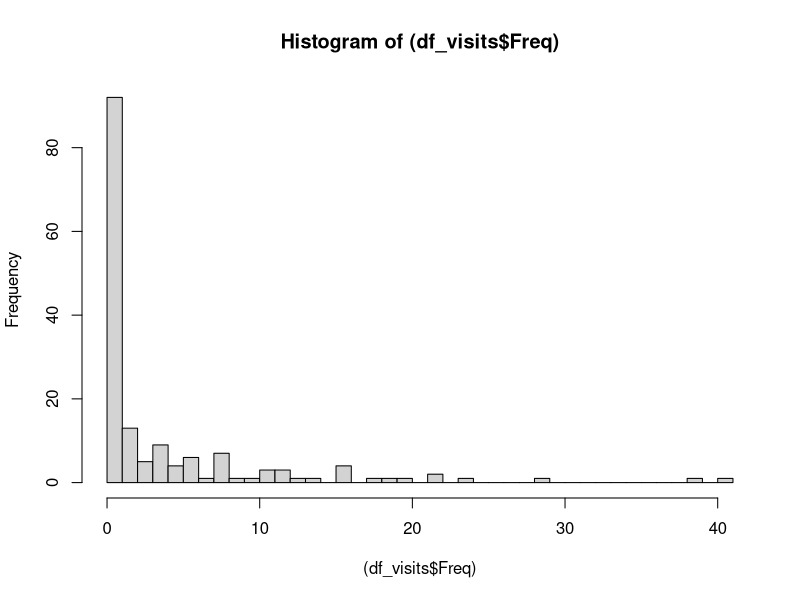
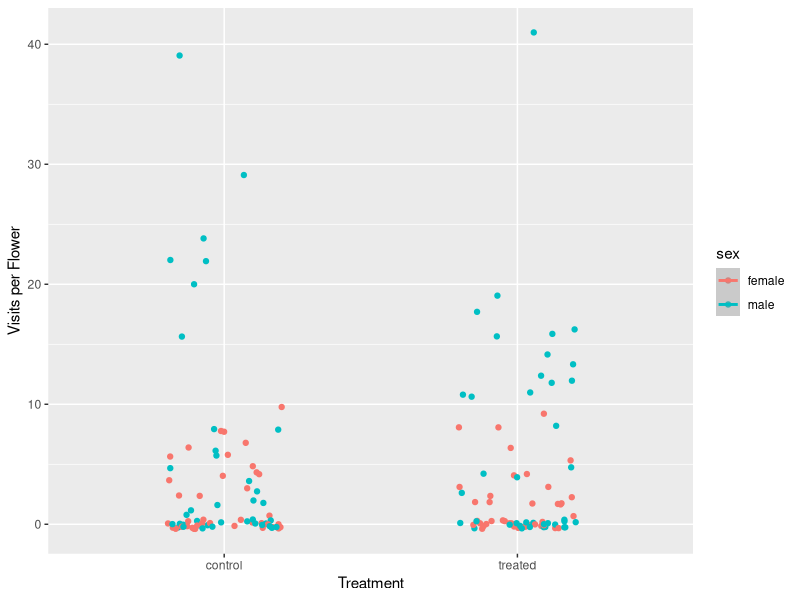
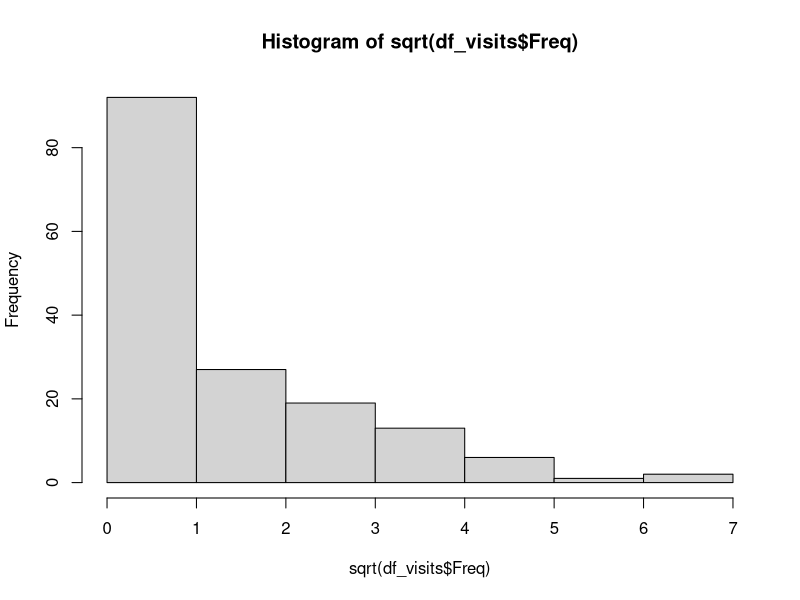

Here is the R script that generated these plots, in order: (Note: this script raises an error after producing the figures.)
### Looking at sex based responses to predators
library(ggplot2)
library(lme4)

#Load ambush bug data####
bugs<-read.csv("./Ambush_032715.csv",stringsAsFactors = F)

str(bugs)
#levels(abugs$Treatment)
#levels(abugs$Block)
#levels(abugs$Genus)
#levels(abugs$gender)
#levels(abugs$land)

#View(bugs)s

bugs[,c(1:3)] <- lapply(bugs[,c(1:3)], factor)

str(bugs)



### Think about flower as unit of replication 

df_visits <- as.data.frame(xtabs( (duration.s.>0) ~ Flower + sex + Treatment + Block, data = bugs[bugs$Genus == "Melissodes",]))

str(df_visits)

hist((df_visits$Freq),breaks = 30)

ggplot(data = df_visits, aes(x = Treatment, y = Freq, color = sex)) +
  geom_point(position = position_jitter(width = .2)) +
  geom_smooth(method = "glm", method.args = list(family = "Binomial")) +
  ylab("Visits per Flower")


hist( sqrt(df_visits$Freq))

slm1 <- lm(formula = sqrt(Freq) ~ sex + Treatment + sex*Treatment,data = df_visits)

plot(lm1)
anova(lm1)


lm2 <- lm(formula = sqrt(Freq) ~ sex + Treatment, data = df_visits)

anova(lm2)

plot.design(sqrt(Freq) ~ sex + Treatment, data = df_visits)

## Proportion Landing
str(bugs)

df_land <- as.data.frame(xtabs( land == "yes" ~ Flower + sex + Treatment + Block, data = bugs[bugs$Genus == "Melissodes",]))

str(df_land)

df_land$visits <- df_visits$Freq

df_land$Proportion <- NA

df_land[df_land$visits != 0,7] <- df_land[df_land$visits != 0,5]/df_land[df_land$visits != 0,6]

head(df_land)

ggplot(data = df_land,aes(y = Proportion, x = Treatment)) +
  geom_violin() +
  geom_point(position = position_jitter(.2)) +
  ylab("Proportion Landed") +
  facet_wrap(~sex)

#pollen

str(bugs)

df_pollen <- as.data.frame(xtabs( pollen == "yes" ~ Flower + sex + Treatment + Block, data = bugs[bugs$Genus == "Melissodes",]))

str(df_pollen)

df_pollen$land <- df_land$Freq

df_pollen$Proportion <- NA

df_pollen[df_pollen$land != 0,7] <- df_pollen[df_pollen$land != 0,5]/df_pollen[df_pollen$land != 0,6]

head(df_pollen)

ggplot(data = df_pollen,aes(y = Proportion, x = Treatment)) +
  geom_violin() +
  geom_point(position = position_jitter(.2)) +
  #geom_smooth(method = "glm",method.args= list(family = "binomial")) +
  ylab("Proportion pollen|landed") +
  facet_wrap(~sex)


ggplot(data = df_pollen,aes(y = Proportion, x = Treatment)) +
  geom_violin() +
  geom_point(position = position_jitter(.2)) +
  #geom_smooth(method = "glm",method.args= list(family = "binomial")) +
  ylab("Proportion pollen|landed") +
  facet_wrap(~sex)

#Nectar

str(bugs)

df_nectar <- as.data.frame(xtabs( nectar == "yes" ~ Flower + sex + Treatment + Block, data = bugs[bugs$Genus == "Melissodes",]))

str(df_nectar)

df_nectar$land <- df_land$Freq

df_nectar$Proportion <- NA

df_nectar[df_nectar$land != 0,7] <- df_nectar[df_nectar$land != 0,5]/df_nectar[df_nectar$land != 0,6]

head(df_nectar)

ggplot(data = df_nectar,aes(y = Proportion, x = Treatment)) +
  geom_violin() +
  geom_point(position = position_jitter(.2)) +
  geom_smooth(method = "glm",method.args= list(family = "binomial")) +
  ylab("Proportion nectar|landed") +
  facet_wrap(~sex)

hist(df_nectar$Proportion,breaks = 10)

mell_df <- bugs[bugs$Genus == "Melissodes",]

str(mell_df)

mell_df$Poll_01 <- gsub(pattern = "yes",replacement = 1,x = mell_df$pollen)
mell_df$Poll_01 <- gsub(pattern = "no",replacement = 0,x = mell_df$Poll_01)

mell_df$Poll_01 <- as.numeric(mell_df$Poll_01)

contrasts(as.factor(mell_df$Treatment))

glm1 <- glm(formula = Poll_01 ~ as.factor(sex) + as.factor(Treatment),family = binomial(link = 'logit'),data = mell_df)

summary(glm1)

plot(glm1)

anova(glm1,test = "Chisq")



glm1 <- glm(formula = Poll_01 ~ as.factor(Treatment),family = binomial(link = 'logit'),data = mell_df[mell_df$sex == "male",])

summary(glm1)

plot(glm1)

anova(glm1,test = "Chisq")








